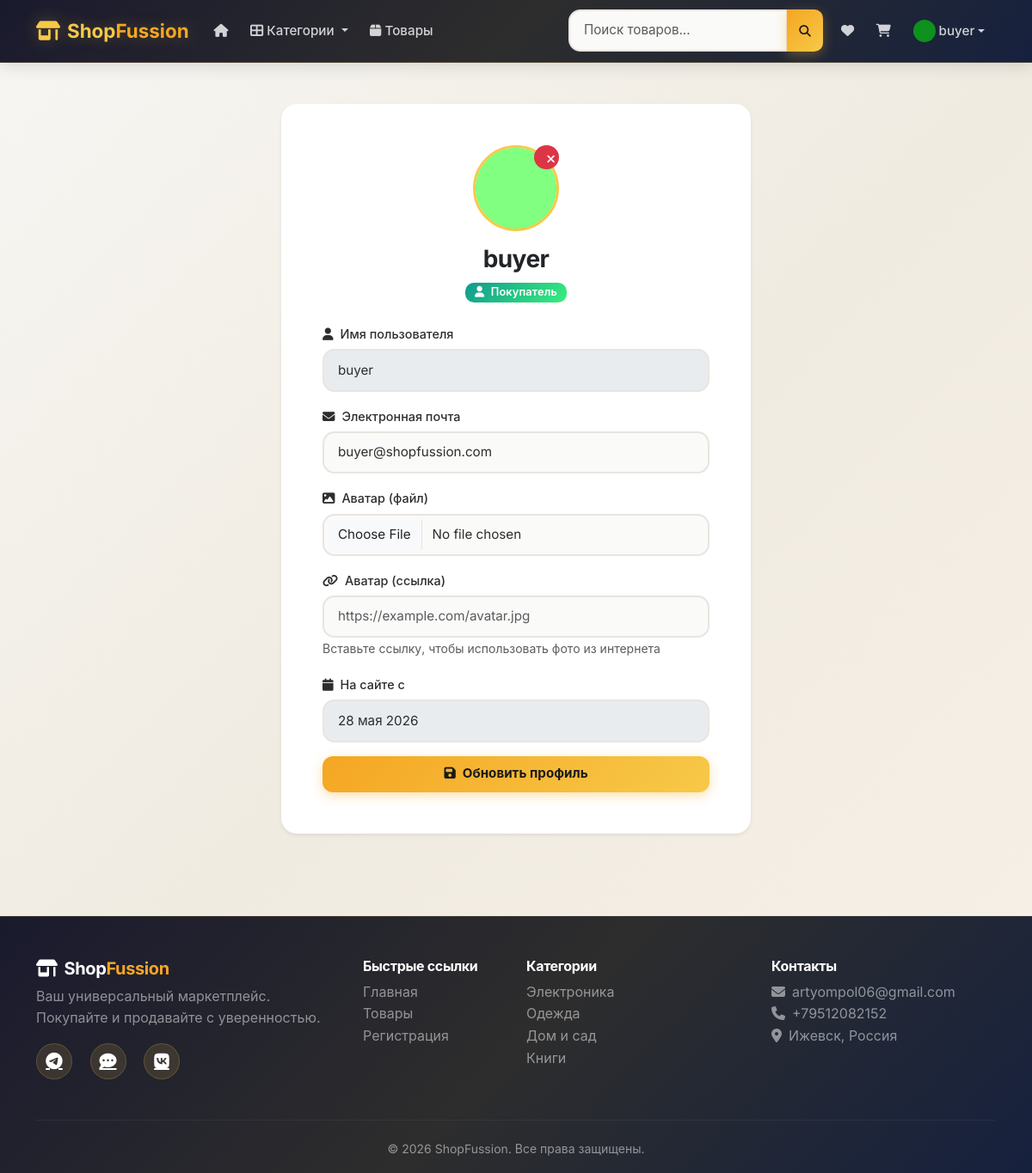
The page /profile (signed in) on the database its author committed.
### app.py (models this page shows, shortened)
class User(UserMixin, db.Model):
    id = db.Column(db.Integer, primary_key=True)
    username = db.Column(db.String(80), unique=True, nullable=False)
    email = db.Column(db.String(120), unique=True, nullable=False)
    password_hash = db.Column(db.String(200), nullable=False)
    role = db.Column(db.String(20), nullable=False, default='buyer')
    avatar = db.Column(db.String(200), default='default_avatar.png')
    avatar_data = db.Column(db.LargeBinary, nullable=True)
    created_at = db.Column(db.DateTime, default=datetime.utcnow)
    products = db.relationship('Product', backref='seller', lazy=True)
    orders = db.relationship('Order', backref='buyer', lazy=True)
    wishlist_items = db.relationship('WishlistItem', backref='user', lazy=True)

class Category(db.Model):
    id = db.Column(db.Integer, primary_key=True)
    name = db.Column(db.String(80), unique=True, nullable=False)
    products = db.relationship('Product', backref='category', lazy=True)

### app.py (the view, shortened to what this page needs)
@app.route('/profile', methods=['GET', 'POST'])
@login_required
def profile():
    return render_template('profile.html')

### app.py (called while the page is built)
@login_manager.user_loader
def load_user(user_id):
    return db.session.get(User, int(user_id))

@app.template_filter('rusdate')
def rusdate_filter(dt, fmt='%d %B %Y'):
    if dt is None:
        return ''
    result = dt.strftime(fmt)
    ru_month = MONTHS_RU[dt.month - 1]
    result = result.replace(dt.strftime('%B'), ru_month)
    return result

@app.template_filter('avatar_img')
def avatar_img_filter(avatar):
    if avatar and avatar.startswith(('http://', 'https://')):
        return avatar
    if avatar and avatar.startswith('db_'):
        return url_for('db_image', type='avatar', filename=avatar)
    return url_for('static', filename='uploads/' + (avatar or 'default_avatar.png'))

@app.context_processor
def inject_categories():
    categories = Category.query.all()
    cart_count = 0
    if current_user.is_authenticated:
        cart_count = CartItem.query.filter_by(user_id=current_user.id).count()
    return dict(categories=categories, cart_count=cart_count)

### templates/profile.html (shortened to what this page needs)
{% extends "base.html" %}
{% block content %}
<div class="container py-5">
    <div class="row justify-content-center">
        <div class="col-md-6">
            <div class="card border-0 shadow-sm">
                <div class="card-body p-5">
                    <div class="text-center mb-4">
                        <div class="position-relative d-inline-block">
                            <img src="{{ current_user.avatar|avatar_img }}" class="rounded-circle mb-3" style="width: 100px; height: 100px; object-fit: cover; border: 3px solid #f7c948;">
                            <form action="{{ url_for('delete_avatar') }}" method="POST" class="position-absolute top-0 end-0" onsubmit="return confirm('Удалить аватар?')">
                                <button type="submit" class="btn btn-sm btn-danger rounded-circle" style="width: 28px; height: 28px;" title="Удалить аватар"><i class="fas fa-times"></i></button>
                            </form>
                        </div>
                        <h3 class="fw-bold">{{ current_user.username }}</h3>
                        <span class="badge bg-{{ 'danger' if current_user.role == 'admin' else 'primary' if current_user.role == 'seller' else 'success' }} bg-gradient">
                            <i class="fas fa-{{ 'shield-alt' if current_user.role == 'admin' else 'store' if current_user.role == 'seller' else 'user' }} me-1"></i>
                            {{ 'Администратор' if current_user.role == 'admin' else 'Продавец' if current_user.role == 'seller' else 'Покупатель' }}
                        </span>
                    </div>
                    <form method="POST" action="" enctype="multipart/form-data">
                        <div class="mb-3">
                            <label class="form-label fw-medium"><i class="fas fa-user me-2"></i>Имя пользователя</label>
                            <input type="text" class="form-control" value="{{ current_user.username }}" disabled>
                        </div>
                        <div class="mb-3">
                            <label class="form-label fw-medium"><i class="fas fa-envelope me-2"></i>Электронная почта</label>
                            <input type="email" name="email" class="form-control" value="{{ current_user.email }}" required>
                        </div>
                        <div class="mb-3">
                            <label class="form-label fw-medium"><i class="fas fa-image me-2"></i>Аватар (файл)</label>
                            <input type="file" name="avatar" class="form-control" accept="image/*">
                        </div>
                        <div class="mb-3">
                            <label class="form-label fw-medium"><i class="fas fa-link me-2"></i>Аватар (ссылка)</label>
                            <input type="text" name="avatar_url" class="form-control" placeholder="https://example.com/avatar.jpg" value="{{ current_user.avatar if current_user.avatar.startswith('http') else '' }}">
                            <small class="text-muted">Вставьте ссылку, чтобы использовать фото из интернета</small>
                        </div>
                        <div class="mb-3">
                            <label class="form-label fw-medium"><i class="fas fa-calendar me-2"></i>На сайте с</label>
                            <input type="text" class="form-control" value="{{ current_user.created_at|rusdate('%d %B %Y') }}" disabled>
                        </div>
                        <button type="submit" class="btn btn-warning w-100 fw-bold">
                            <i class="fas fa-save me-2"></i>Обновить профиль
                        </button>
                    </form>
                </div>
            </div>
        </div>
    </div>
</div>
{% endblock %}

### templates/base.html (shortened to what this page needs)
<!DOCTYPE html>
<html lang="ru" data-theme="light">
<head>
    <link href="https://cdn.jsdelivr.net/npm/bootstrap@5.3.2/dist/css/bootstrap.min.css" rel="stylesheet">
    <link rel="stylesheet" href="https://cdnjs.cloudflare.com/ajax/libs/font-awesome/6.5.1/css/all.min.css">
    <link rel="stylesheet" href="{{ url_for('static', filename='css/style.css') }}">
</head>
<body>
    <nav class="navbar navbar-expand-lg navbar-dark bg-dark sticky-top">
        <div class="container">
            <a class="navbar-brand fw-bold" href="{{ url_for('index') }}">
                <i class="fas fa-store-alt me-2"></i>Shop<span class="text-warning">Fussion</span>
            </a>
            <div class="collapse navbar-collapse" id="navbarNav">
                <ul class="navbar-nav me-auto">
                    <li class="nav-item">
                        <a class="nav-link" href="{{ url_for('index') }}"><i class="fas fa-home"></i></a>
                    </li>
                    <li class="nav-item dropdown">
                        <a class="nav-link dropdown-toggle" href="#" role="button" data-bs-toggle="dropdown">
                            <i class="fas fa-th-large"></i> Категории
                        </a>
                    </li>
                    <li class="nav-item">
                        <a class="nav-link" href="{{ url_for('products') }}"><i class="fas fa-box"></i> Товары</a>
                    </li>
                </ul>
                <form class="d-flex me-2 position-relative" action="{{ url_for('products') }}" method="GET" id="search-form">
                    <div class="input-group">
                        <input class="form-control form-control-sm" type="search" name="search" id="search-input" placeholder="Поиск товаров..." aria-label="Поиск" autocomplete="off">
                        <button class="btn btn-warning btn-sm" type="submit"><i class="fas fa-search"></i></button>
                    </div>
                </form>
                <ul class="navbar-nav align-items-center">
                    {% if current_user.is_authenticated %}
                        <li class="nav-item">
                            <a class="nav-link position-relative" href="{{ url_for('wishlist') }}" title="Избранное">
                                <i class="fas fa-heart"></i>
                            </a>
                        </li>
                        <li class="nav-item">
                            <a class="nav-link position-relative" href="{{ url_for('cart') }}">
                                <i class="fas fa-shopping-cart"></i>
                            </a>
                        </li>
                        <li class="nav-item dropdown">
                            <a class="nav-link dropdown-toggle d-flex align-items-center" href="#" role="button" data-bs-toggle="dropdown">
                                <img src="{{ current_user.avatar|avatar_img }}" class="rounded-circle me-1" style="width: 26px; height: 26px; object-fit: cover;"> {{ current_user.username }}
                            </a>
                        </li>
                    {% endif %}
                </ul>
            </div>
        </div>
    </nav>
    <main class="main-content">
        {% block content %}{% endblock %}
    </main>
    <footer class="bg-dark pt-5 pb-3 mt-5">
        <div class="container">
            <div class="row">
                <div class="col-md-4 mb-4">
                    <h5 class="fw-bold text-white"><i class="fas fa-store-alt me-2"></i>Shop<span class="text-warning">Fussion</span></h5>
                    <p class="text-white-50">Ваш универсальный маркетплейс. Покупайте и продавайте с уверенностью.</p>
                    <div class="social-links">
                        <a href="https://t.me/artpo06" target="_blank" class="text-white me-3"><i class="fab fa-telegram fa-lg"></i></a>
                        <a href="https://max.ru/u/f9LHodD0cOInfM9btUWrl3gkT055a0RwU4gwb3VU_LGhvYlHDhzKqaucy3Y" target="_blank" class="text-white me-3"><i class="fas fa-comment-dots fa-lg"></i></a>
                        <a href="https://vk.com/qwertlyx" target="_blank" class="text-white"><i class="fab fa-vk fa-lg"></i></a>
                    </div>
                </div>
                <div class="col-md-2 mb-4">
                    <h6 class="fw-bold text-white">Быстрые ссылки</h6>
                    <ul class="list-unstyled">
                        <li><a href="{{ url_for('index') }}" class="text-white-50 text-decoration-none">Главная</a></li>
                        <li><a href="{{ url_for('products') }}" class="text-white-50 text-decoration-none">Товары</a></li>
                        <li><a href="{{ url_for('register') }}" class="text-white-50 text-decoration-none">Регистрация</a></li>
                    </ul>
                </div>
                <div class="col-md-3 mb-4">
                    <h6 class="fw-bold text-white">Категории</h6>
                    <ul class="list-unstyled">
                        {% for cat in categories[:4] %}
                        <li><a href="{{ url_for('products', category=cat.id) }}" class="text-white-50 text-decoration-none">{{ cat.name }}</a></li>
                        {% endfor %}
                    </ul>
                </div>
                <div class="col-md-3 mb-4">
                    <h6 class="fw-bold text-white">Контакты</h6>
                    <ul class="list-unstyled text-white-50">
                        <li><i class="fas fa-envelope me-2"></i>artyompol06@gmail.com</li>
                        <li><i class="fas fa-phone me-2"></i>+79512082152</li>
                        <li><i class="fas fa-map-marker-alt me-2"></i>Ижевск, Россия</li>
                    </ul>
                </div>
            </div>
            <hr class="border-secondary">
            <div class="text-center text-white-50">
                <small>&copy; 2026 ShopFussion. Все права защищены.</small>
            </div>
        </div>
    </footer>
</body>
</html>

### static/css/style.css (style rules this page uses)
:root { --bg-body: linear-gradient(135deg, #f7f6f3 0%, #f0ebe1 50%, #f7f0e6 100%); --text-color: #2d2d2d; --card-bg: #fff; --card-border: rgba(0,0,0,0.04); --input-bg: #fafaf8; --input-border: #e8e5e0; --table-border: #f0eeeb; --table-row-hover: linear-gradient(135deg, #fef7e6, #fde8b3); --scrollbar-track: #f0eeeb; --scrollbar-thumb: linear-gradient(135deg, #c4c0b8, #a8a49c); --card-header-bg: linear-gradient(135deg, #fefcf9, #fff); --bg-light-section: #f7f6f3; --dropdown-bg: #fff; --dropdown-item-color: #2d2d2d; --dropdown-item-hover: linear-gradient(135deg, #fef7e6, #fde8b3); --product-img-bg: linear-gradient(135deg, #f0eeeb, #e8e4dd); --feature-card-bg: linear-gradient(135deg, #fff, #fefcf9); --category-card-bg: linear-gradient(135deg, #fff, #fefcf9); --list-group-color: #2d2d2d; --list-group-hover: linear-gradient(135deg, #fef7e6, #fde8b3); --auth-card-bg: #fff; --pagination-color: #2d2d2d; --pagination-hover-bg: #fef7e6; --table-header-color: #8a8a8a; --scrollbar-thumb-hover: #a8a49c; --star-inactive: #ddd; }
* { margin: 0; padding: 0; box-sizing: border-box; }
body { font-family: 'Inter', -apple-system, BlinkMacSystemFont, 'Segoe UI', sans-serif; background: var(--bg-body); color: var(--text-color); min-height: 100vh; display: flex; flex-direction: column; line-height: 1.6; -webkit-font-smoothing: antialiased; -moz-osx-font-smoothing: grayscale; transition: background 0.3s ease, color 0.3s ease; }
html { transition: background 0.3s ease; }
.main-content { flex: 1; }
h1, h2, h3, h4, h5, h6 { letter-spacing: -0.02em; }
.btn { border-radius: 12px; padding: 0.6rem 1.5rem; font-weight: 600; font-size: 0.95rem; transition: all 0.3s ease; border: none; position: relative; overflow: hidden; }
.btn::after { content: ''; position: absolute; top: 50%; left: 50%; width: 0; height: 0; background: rgba(255,255,255,0.2); border-radius: 50%; transform: translate(-50%, -50%); transition: width 0.5s, height 0.5s; }
.btn-warning { background: linear-gradient(135deg, #f5a623, #f7c948, #f5a623); background-size: 200% 200%; animation: gradientShift 3s ease infinite; color: #1a1a1a; box-shadow: 0 4px 14px rgba(245, 166, 35, 0.35); }
.btn-sm { padding: 0.4rem 0.9rem; font-size: 0.85rem; border-radius: 10px; }
.navbar { background: linear-gradient(135deg, #1a1a2e 0%, #2d2d2d 50%, #16213e 100%) !important; box-shadow: 0 2px 20px rgba(0,0,0,0.15); padding: 0.7rem 0; border-bottom: 1px solid rgba(247, 201, 72, 0.15); }
.navbar-brand { font-size: 1.4rem; font-weight: 800; color: #f7c948 !important; text-shadow: 0 0 20px rgba(247, 201, 72, 0.3); }
.navbar-brand span { color: #fff; }
.nav-link { font-weight: 500; font-size: 0.95rem; padding: 0.5rem 0.8rem !important; color: rgba(255,255,255,0.8) !important; transition: all 0.2s ease; border-radius: 8px; }
footer { background: linear-gradient(135deg, #1a1a2e 0%, #2d2d2d 50%, #16213e 100%) !important; border-top: 1px solid rgba(247, 201, 72, 0.1); }
footer a { transition: color 0.2s ease; }
.social-links a { display: inline-flex; align-items: center; justify-content: center; width: 42px; height: 42px; border-radius: 50%; background: rgba(247, 201, 72, 0.12); border: 1px solid rgba(247, 201, 72, 0.2); transition: all 0.3s ease; }
.card { border-radius: 18px; transition: all 0.3s ease; border: 1px solid var(--card-border); background: var(--card-bg); }
.card-body { padding: 1.5rem; }
.badge { padding: 0.4em 0.9em; font-weight: 600; font-size: 0.8rem; border-radius: 10px; letter-spacing: 0.01em; }
.form-control, .form-select { border-radius: 14px; border: 2px solid var(--input-border); padding: 0.7rem 1rem; font-size: 0.95rem; transition: all 0.25s ease; background: var(--input-bg); color: var(--text-color); }
.form-label { font-weight: 600; font-size: 0.9rem; margin-bottom: 0.4rem; color: var(--text-color); }
.bg-gradient { background-size: cover; }
.bg-success.bg-gradient { background: linear-gradient(135deg, #11998e 0%, #38ef7d 100%) !important; }
.text-warning { color: #f5a623 !important; }
hr { opacity: 0.15; margin: 1.2rem 0; }
.bg-success { background: linear-gradient(135deg, #11998e, #38ef7d) !important; }
.badge.bg-success { background: linear-gradient(135deg, #11998e, #38ef7d) !important; color: #fff !important; }
.card.border-0.shadow-sm { background: var(--card-bg); }

### rows shown on the page
User: avatar|avatar_img (placeholder picture), username "buyer", role "Покупатель", email "buyer@shopfussion.com", created_at|rusdate "28 мая 2026"
Category: name "Электроника"
Category: name "Одежда"
Category: name "Дом и сад"
Category: name "Книги"
